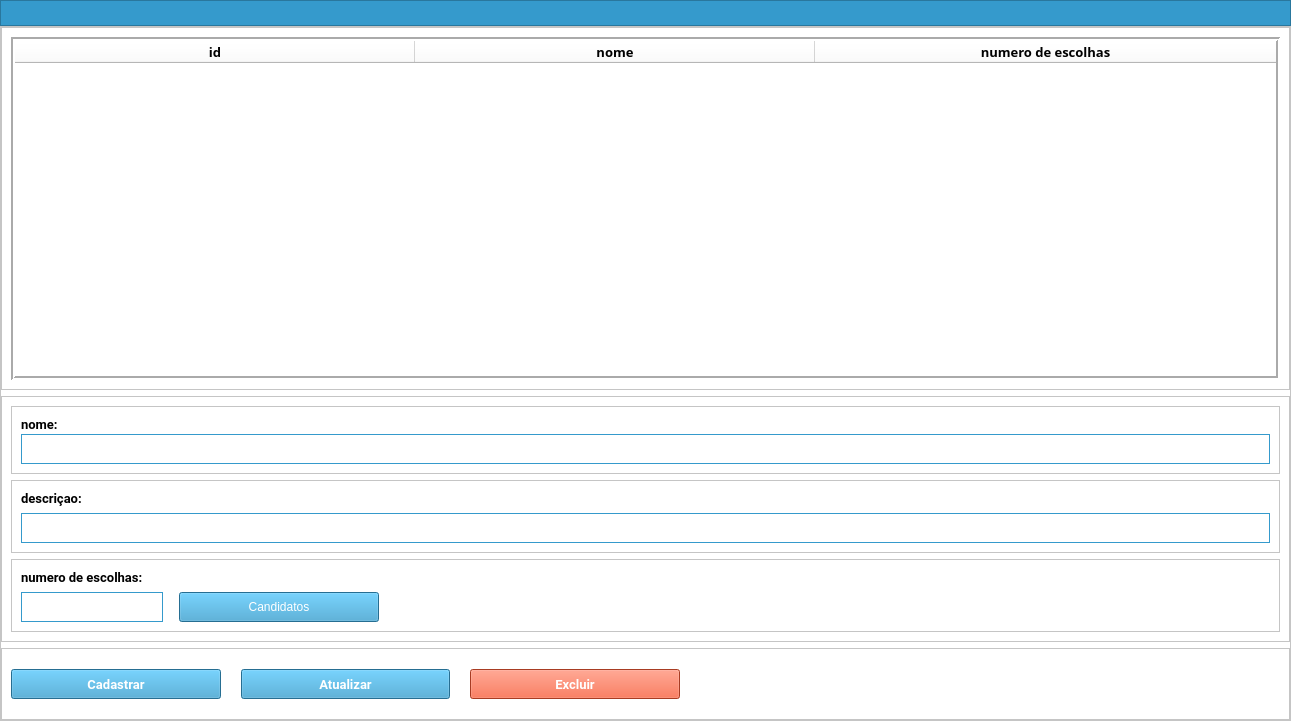
<?xml version="1.0" encoding="UTF-8"?>
<ui version="4.0">
 <class>MainWindow</class>
 <widget class="QMainWindow" name="MainWindow">
  <property name="geometry">
   <rect>
    <x>0</x>
    <y>0</y>
    <width>1291</width>
    <height>721</height>
   </rect>
  </property>
  <property name="windowTitle">
   <string>MainWindow</string>
  </property>
  <property name="windowIcon">
   <iconset>
    <normaloff>icons/logo_50.png</normaloff>icons/logo_50.png</iconset>
  </property>
  <widget class="QWidget" name="centralwidget">
   <layout class="QVBoxLayout" name="verticalLayout_2">
    <property name="spacing">
     <number>0</number>
    </property>
    <property name="leftMargin">
     <number>0</number>
    </property>
    <property name="topMargin">
     <number>0</number>
    </property>
    <property name="rightMargin">
     <number>0</number>
    </property>
    <property name="bottomMargin">
     <number>0</number>
    </property>
    <item>
     <widget class="QFrame" name="frame_menu">
      <property name="sizePolicy">
       <sizepolicy hsizetype="Maximum" vsizetype="Maximum">
        <horstretch>0</horstretch>
        <verstretch>0</verstretch>
       </sizepolicy>
      </property>
      <property name="maximumSize">
       <size>
        <width>16777214</width>
        <height>16777214</height>
       </size>
      </property>
      <property name="styleSheet">
       <string notr="true">background-color: rgb(53, 154, 204);</string>
      </property>
      <property name="frameShape">
       <enum>QFrame::StyledPanel</enum>
      </property>
      <property name="frameShadow">
       <enum>QFrame::Raised</enum>
      </property>
      <layout class="QHBoxLayout" name="horizontalLayout">
       <property name="spacing">
        <number>0</number>
       </property>
       <property name="leftMargin">
        <number>1</number>
       </property>
       <property name="topMargin">
        <number>0</number>
       </property>
       <property name="rightMargin">
        <number>0</number>
       </property>
       <property name="bottomMargin">
        <number>0</number>
       </property>
       <item>
        <spacer name="verticalSpacer">
         <property name="orientation">
          <enum>Qt::Vertical</enum>
         </property>
         <property name="sizeHint" stdset="0">
          <size>
           <width>20</width>
           <height>24</height>
          </size>
         </property>
        </spacer>
       </item>
       <item>
        <spacer name="horizontalSpacer">
         <property name="orientation">
          <enum>Qt::Horizontal</enum>
         </property>
         <property name="sizeHint" stdset="0">
          <size>
           <width>40</width>
           <height>20</height>
          </size>
         </property>
        </spacer>
       </item>
      </layout>
     </widget>
    </item>
    <item>
     <widget class="QFrame" name="frame">
      <property name="sizePolicy">
       <sizepolicy hsizetype="Preferred" vsizetype="Preferred">
        <horstretch>0</horstretch>
        <verstretch>1</verstretch>
       </sizepolicy>
      </property>
      <property name="styleSheet">
       <string notr="true">background-color: rgb(255, 255, 255);</string>
      </property>
      <property name="frameShape">
       <enum>QFrame::StyledPanel</enum>
      </property>
      <property name="frameShadow">
       <enum>QFrame::Raised</enum>
      </property>
      <layout class="QVBoxLayout" name="verticalLayout">
       <property name="leftMargin">
        <number>0</number>
       </property>
       <property name="topMargin">
        <number>0</number>
       </property>
       <property name="rightMargin">
        <number>0</number>
       </property>
       <property name="bottomMargin">
        <number>0</number>
       </property>
       <item>
        <widget class="QFrame" name="frame_2">
         <property name="sizePolicy">
          <sizepolicy hsizetype="Preferred" vsizetype="Preferred">
           <horstretch>0</horstretch>
           <verstretch>5</verstretch>
          </sizepolicy>
         </property>
         <property name="frameShape">
          <enum>QFrame::StyledPanel</enum>
         </property>
         <property name="frameShadow">
          <enum>QFrame::Raised</enum>
         </property>
         <layout class="QVBoxLayout" name="verticalLayout_3">
          <item>
           <widget class="QTableWidget" name="table">
            <property name="tabletTracking">
             <bool>false</bool>
            </property>
            <property name="autoFillBackground">
             <bool>false</bool>
            </property>
            <property name="frameShape">
             <enum>QFrame::Box</enum>
            </property>
            <property name="lineWidth">
             <number>2</number>
            </property>
            <property name="horizontalScrollBarPolicy">
             <enum>Qt::ScrollBarAlwaysOff</enum>
            </property>
            <property name="editTriggers">
             <set>QAbstractItemView::NoEditTriggers</set>
            </property>
            <property name="showDropIndicator" stdset="0">
             <bool>false</bool>
            </property>
            <property name="dragDropOverwriteMode">
             <bool>false</bool>
            </property>
            <property name="alternatingRowColors">
             <bool>false</bool>
            </property>
            <property name="selectionMode">
             <enum>QAbstractItemView::SingleSelection</enum>
            </property>
            <property name="selectionBehavior">
             <enum>QAbstractItemView::SelectRows</enum>
            </property>
            <property name="textElideMode">
             <enum>Qt::ElideLeft</enum>
            </property>
            <property name="showGrid">
             <bool>true</bool>
            </property>
            <property name="columnCount">
             <number>3</number>
            </property>
            <attribute name="horizontalHeaderCascadingSectionResizes">
             <bool>true</bool>
            </attribute>
            <attribute name="horizontalHeaderDefaultSectionSize">
             <number>400</number>
            </attribute>
            <attribute name="horizontalHeaderHighlightSections">
             <bool>false</bool>
            </attribute>
            <attribute name="horizontalHeaderMinimumSectionSize">
             <number>50</number>
            </attribute>
            <attribute name="horizontalHeaderStretchLastSection">
             <bool>true</bool>
            </attribute>
            <attribute name="verticalHeaderVisible">
             <bool>false</bool>
            </attribute>
            <attribute name="verticalHeaderHighlightSections">
             <bool>true</bool>
            </attribute>
            <column>
             <property name="text">
              <string>id</string>
             </property>
             <property name="font">
              <font>
               <family>Roboto Mono for Powerline</family>
               <pointsize>10</pointsize>
               <weight>75</weight>
               <bold>true</bold>
              </font>
             </property>
             <property name="background">
              <color>
               <red>53</red>
               <green>154</green>
               <blue>204</blue>
              </color>
             </property>
            </column>
            <column>
             <property name="text">
              <string>nome</string>
             </property>
             <property name="font">
              <font>
               <family>Roboto Mono for Powerline</family>
               <pointsize>10</pointsize>
               <weight>75</weight>
               <bold>true</bold>
              </font>
             </property>
             <property name="background">
              <color>
               <red>53</red>
               <green>154</green>
               <blue>204</blue>
              </color>
             </property>
            </column>
            <column>
             <property name="text">
              <string>numero de escolhas</string>
             </property>
             <property name="font">
              <font>
               <family>Roboto Mono for Powerline</family>
               <pointsize>10</pointsize>
               <weight>75</weight>
               <bold>true</bold>
              </font>
             </property>
             <property name="background">
              <color>
               <red>53</red>
               <green>154</green>
               <blue>204</blue>
              </color>
             </property>
            </column>
           </widget>
          </item>
         </layout>
        </widget>
       </item>
       <item>
        <widget class="QFrame" name="frame_3">
         <property name="sizePolicy">
          <sizepolicy hsizetype="Preferred" vsizetype="Preferred">
           <horstretch>0</horstretch>
           <verstretch>3</verstretch>
          </sizepolicy>
         </property>
         <property name="frameShape">
          <enum>QFrame::StyledPanel</enum>
         </property>
         <property name="frameShadow">
          <enum>QFrame::Raised</enum>
         </property>
         <layout class="QVBoxLayout" name="verticalLayout_4">
          <item>
           <widget class="QFrame" name="frame_5">
            <property name="frameShape">
             <enum>QFrame::StyledPanel</enum>
            </property>
            <property name="frameShadow">
             <enum>QFrame::Raised</enum>
            </property>
            <property name="lineWidth">
             <number>0</number>
            </property>
            <layout class="QVBoxLayout" name="verticalLayout_5">
             <property name="spacing">
              <number>1</number>
             </property>
             <item>
              <widget class="QLabel" name="label">
               <property name="font">
                <font>
                 <family>Roboto</family>
                 <pointsize>10</pointsize>
                 <weight>75</weight>
                 <bold>true</bold>
                </font>
               </property>
               <property name="inputMethodHints">
                <set>Qt::ImhNone</set>
               </property>
               <property name="text">
                <string>nome:</string>
               </property>
              </widget>
             </item>
             <item>
              <widget class="QLineEdit" name="lineEdit_nome">
               <property name="minimumSize">
                <size>
                 <width>0</width>
                 <height>30</height>
                </size>
               </property>
               <property name="font">
                <font>
                 <family>Arial</family>
                 <pointsize>10</pointsize>
                 <weight>50</weight>
                 <bold>false</bold>
                </font>
               </property>
               <property name="styleSheet">
                <string notr="true">border: 1px solid #359ACC;
box-shadow: 0px 4px 4px rgba(0, 0, 0, 0.25);</string>
               </property>
               <property name="text">
                <string/>
               </property>
               <property name="clearButtonEnabled">
                <bool>true</bool>
               </property>
              </widget>
             </item>
            </layout>
           </widget>
          </item>
          <item>
           <widget class="QFrame" name="frame_7">
            <property name="frameShape">
             <enum>QFrame::StyledPanel</enum>
            </property>
            <property name="frameShadow">
             <enum>QFrame::Raised</enum>
            </property>
            <property name="lineWidth">
             <number>0</number>
            </property>
            <layout class="QVBoxLayout" name="verticalLayout_7">
             <item>
              <widget class="QLabel" name="label_6">
               <property name="font">
                <font>
                 <family>Roboto</family>
                 <pointsize>10</pointsize>
                 <weight>75</weight>
                 <bold>true</bold>
                </font>
               </property>
               <property name="text">
                <string>descriçao:</string>
               </property>
              </widget>
             </item>
             <item>
              <widget class="QLineEdit" name="lineEdit_descricao">
               <property name="minimumSize">
                <size>
                 <width>0</width>
                 <height>30</height>
                </size>
               </property>
               <property name="font">
                <font>
                 <family>Arial</family>
                 <pointsize>10</pointsize>
                 <weight>50</weight>
                 <bold>false</bold>
                </font>
               </property>
               <property name="styleSheet">
                <string notr="true">border: 1px solid #359ACC;
box-shadow: 0px 4px 4px rgba(0, 0, 0, 0.25);</string>
               </property>
               <property name="clearButtonEnabled">
                <bool>true</bool>
               </property>
              </widget>
             </item>
            </layout>
           </widget>
          </item>
          <item>
           <widget class="QFrame" name="frame_8">
            <property name="frameShape">
             <enum>QFrame::StyledPanel</enum>
            </property>
            <property name="frameShadow">
             <enum>QFrame::Raised</enum>
            </property>
            <property name="lineWidth">
             <number>0</number>
            </property>
            <layout class="QVBoxLayout" name="verticalLayout_8">
             <item>
              <widget class="QLabel" name="label_2">
               <property name="font">
                <font>
                 <family>Roboto</family>
                 <pointsize>10</pointsize>
                 <weight>75</weight>
                 <bold>true</bold>
                </font>
               </property>
               <property name="text">
                <string>numero de escolhas:</string>
               </property>
              </widget>
             </item>
             <item>
              <layout class="QHBoxLayout" name="horizontalLayout_3">
               <item alignment="Qt::AlignLeft">
                <widget class="QLineEdit" name="lineEdit_escolhas">
                 <property name="minimumSize">
                  <size>
                   <width>0</width>
                   <height>30</height>
                  </size>
                 </property>
                 <property name="maximumSize">
                  <size>
                   <width>150</width>
                   <height>30</height>
                  </size>
                 </property>
                 <property name="font">
                  <font>
                   <family>Roboto Mono for Powerline</family>
                   <pointsize>10</pointsize>
                   <weight>75</weight>
                   <bold>true</bold>
                  </font>
                 </property>
                 <property name="styleSheet">
                  <string notr="true">border: 1px solid #359ACC;
box-shadow: 0px 4px 4px rgba(0, 0, 0, 0.25);</string>
                 </property>
                 <property name="readOnly">
                  <bool>false</bool>
                 </property>
                </widget>
               </item>
               <item>
                <spacer name="horizontalSpacer_2">
                 <property name="orientation">
                  <enum>Qt::Horizontal</enum>
                 </property>
                 <property name="sizeType">
                  <enum>QSizePolicy::Minimum</enum>
                 </property>
                 <property name="sizeHint" stdset="0">
                  <size>
                   <width>10</width>
                   <height>10</height>
                  </size>
                 </property>
                </spacer>
               </item>
               <item>
                <widget class="QPushButton" name="pushButton_candidatos">
                 <property name="minimumSize">
                  <size>
                   <width>200</width>
                   <height>0</height>
                  </size>
                 </property>
                 <property name="maximumSize">
                  <size>
                   <width>200</width>
                   <height>30</height>
                  </size>
                 </property>
                 <property name="styleSheet">
                  <string notr="true">background-color: rgb(53, 154, 204);
color: rgb(255, 255, 255);</string>
                 </property>
                 <property name="text">
                  <string>Candidatos</string>
                 </property>
                 <property name="icon">
                  <iconset>
                   <normaloff>icons/account-group.png</normaloff>icons/account-group.png</iconset>
                 </property>
                </widget>
               </item>
               <item>
                <spacer name="horizontalSpacer_3">
                 <property name="orientation">
                  <enum>Qt::Horizontal</enum>
                 </property>
                 <property name="sizeType">
                  <enum>QSizePolicy::Expanding</enum>
                 </property>
                 <property name="sizeHint" stdset="0">
                  <size>
                   <width>10</width>
                   <height>20</height>
                  </size>
                 </property>
                </spacer>
               </item>
              </layout>
             </item>
            </layout>
           </widget>
          </item>
         </layout>
        </widget>
       </item>
       <item>
        <widget class="QFrame" name="frame_4">
         <property name="sizePolicy">
          <sizepolicy hsizetype="Preferred" vsizetype="Preferred">
           <horstretch>0</horstretch>
           <verstretch>1</verstretch>
          </sizepolicy>
         </property>
         <property name="frameShape">
          <enum>QFrame::StyledPanel</enum>
         </property>
         <property name="frameShadow">
          <enum>QFrame::Raised</enum>
         </property>
         <property name="lineWidth">
          <number>0</number>
         </property>
         <layout class="QHBoxLayout" name="horizontalLayout_2">
          <property name="spacing">
           <number>20</number>
          </property>
          <item>
           <widget class="QPushButton" name="pushButton_cadastrar">
            <property name="sizePolicy">
             <sizepolicy hsizetype="Minimum" vsizetype="Fixed">
              <horstretch>0</horstretch>
              <verstretch>0</verstretch>
             </sizepolicy>
            </property>
            <property name="minimumSize">
             <size>
              <width>0</width>
              <height>0</height>
             </size>
            </property>
            <property name="maximumSize">
             <size>
              <width>700</width>
              <height>30</height>
             </size>
            </property>
            <property name="font">
             <font>
              <family>Roboto</family>
              <pointsize>10</pointsize>
              <weight>75</weight>
              <bold>true</bold>
             </font>
            </property>
            <property name="autoFillBackground">
             <bool>false</bool>
            </property>
            <property name="styleSheet">
             <string notr="true">background-color: rgb(53, 154, 204);
color: rgb(255, 255, 255);</string>
            </property>
            <property name="text">
             <string>Cadastrar</string>
            </property>
            <property name="iconSize">
             <size>
              <width>30</width>
              <height>30</height>
             </size>
            </property>
            <property name="autoDefault">
             <bool>false</bool>
            </property>
            <property name="default">
             <bool>false</bool>
            </property>
            <property name="flat">
             <bool>false</bool>
            </property>
           </widget>
          </item>
          <item>
           <widget class="QPushButton" name="pushButton_atualizar">
            <property name="sizePolicy">
             <sizepolicy hsizetype="Minimum" vsizetype="Fixed">
              <horstretch>0</horstretch>
              <verstretch>0</verstretch>
             </sizepolicy>
            </property>
            <property name="maximumSize">
             <size>
              <width>700</width>
              <height>30</height>
             </size>
            </property>
            <property name="font">
             <font>
              <family>Roboto</family>
              <pointsize>10</pointsize>
              <weight>75</weight>
              <bold>true</bold>
             </font>
            </property>
            <property name="autoFillBackground">
             <bool>false</bool>
            </property>
            <property name="styleSheet">
             <string notr="true">background-color: rgb(53, 154, 204);
color: rgb(255, 255, 255);</string>
            </property>
            <property name="text">
             <string>Atualizar</string>
            </property>
            <property name="iconSize">
             <size>
              <width>30</width>
              <height>30</height>
             </size>
            </property>
           </widget>
          </item>
          <item>
           <widget class="QPushButton" name="pushButton_excluir">
            <property name="sizePolicy">
             <sizepolicy hsizetype="Minimum" vsizetype="Fixed">
              <horstretch>0</horstretch>
              <verstretch>0</verstretch>
             </sizepolicy>
            </property>
            <property name="maximumSize">
             <size>
              <width>700</width>
              <height>30</height>
             </size>
            </property>
            <property name="font">
             <font>
              <family>Roboto</family>
              <pointsize>10</pointsize>
              <weight>75</weight>
              <bold>true</bold>
             </font>
            </property>
            <property name="autoFillBackground">
             <bool>false</bool>
            </property>
            <property name="styleSheet">
             <string notr="true">background-color: rgb(235, 84, 49);
color: rgb(255, 255, 255);</string>
            </property>
            <property name="text">
             <string>Excluir</string>
            </property>
            <property name="iconSize">
             <size>
              <width>30</width>
              <height>30</height>
             </size>
            </property>
           </widget>
          </item>
          <item>
           <spacer name="horizontalSpacer_4">
            <property name="orientation">
             <enum>Qt::Horizontal</enum>
            </property>
            <property name="sizeType">
             <enum>QSizePolicy::Maximum</enum>
            </property>
            <property name="sizeHint" stdset="0">
             <size>
              <width>600</width>
              <height>10</height>
             </size>
            </property>
           </spacer>
          </item>
         </layout>
        </widget>
       </item>
      </layout>
     </widget>
    </item>
   </layout>
  </widget>
 </widget>
 <resources/>
 <connections/>
</ui>
